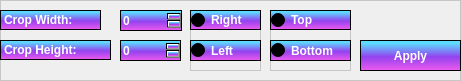
    <widget class="QFrame" name="Cropframe">
     <property name="geometry">
      <rect>
       <x>590</x>
       <y>570</y>
       <width>461</width>
       <height>81</height>
      </rect>
     </property>
     <property name="styleSheet">
      <string notr="true">border-style: solid;
border-color: #c6c6c6;
border-style: solid;
border-width: 0.5px;
font-weight: bold;</string>
     </property>
     <property name="frameShape">
      <enum>QFrame::StyledPanel</enum>
     </property>
     <property name="frameShadow">
      <enum>QFrame::Raised</enum>
     </property>
     <widget class="QLabel" name="label_6">
      <property name="geometry">
       <rect>
        <x>0</x>
        <y>10</y>
        <width>101</width>
        <height>20</height>
       </rect>
      </property>
      <property name="styleSheet">
       <string notr="true">background-color: qlineargradient(spread:repeat, x1:1, y1:0, x2:1, y2:1, stop:0.100962 rgba(92, 220, 255, 1),stop:0.543269 rgba(147, 67, 239, 1),stop:1 rgba(241, 91, 238, 1));
border-style: solid;
border-width: 0.5px;
color: #ffffff;
border-color: #000000;
font-weight: bold;
selection-background-color: #3b7e48;
font: 800 italic bold 10pt &quot;Times New Roman&quot;;
</string>
      </property>
      <property name="text">
       <string>Crop Width:</string>
      </property>
     </widget>
     <widget class="QLabel" name="label_7">
      <property name="geometry">
       <rect>
        <x>0</x>
        <y>40</y>
        <width>111</width>
        <height>20</height>
       </rect>
      </property>
      <property name="styleSheet">
       <string notr="true">background-color: qlineargradient(spread:repeat, x1:1, y1:0, x2:1, y2:1, stop:0.100962 rgba(92, 220, 255, 1),stop:0.543269 rgba(147, 67, 239, 1),stop:1 rgba(241, 91, 238, 1));
border-style: solid;
border-width: 0.5px;
color: #ffffff;
border-color: #000000;
font-weight: bold;
selection-background-color: #3b7e48;
font: 800 italic bold 11pt &quot;Times New Roman&quot;;
</string>
      </property>
      <property name="text">
       <string>Crop Height:</string>
      </property>
     </widget>
     <widget class="QSpinBox" name="WCropSpin">
      <property name="geometry">
       <rect>
        <x>120</x>
        <y>10</y>
        <width>62</width>
        <height>21</height>
       </rect>
      </property>
      <property name="styleSheet">
       <string notr="true">background-color: qlineargradient(spread:repeat, x1:1, y1:0, x2:1, y2:1, stop:0.100962 rgba(92, 220, 255, 1),stop:0.543269 rgba(147, 67, 239, 1),stop:1 rgba(241, 91, 238, 1));
border-style: solid;
border-width: 0.5px;
color: #ffffff;
border-color: #000000;
font-weight: bold;
selection-background-color: #3b7e48;
font: 800 italic bold 11pt &quot;Times New Roman&quot;;
</string>
      </property>
      <property name="maximum">
       <number>10000</number>
      </property>
     </widget>
     <widget class="QSpinBox" name="HCropSpin">
      <property name="geometry">
       <rect>
        <x>120</x>
        <y>40</y>
        <width>61</width>
        <height>21</height>
       </rect>
      </property>
      <property name="styleSheet">
       <string notr="true">background-color: qlineargradient(spread:repeat, x1:1, y1:0, x2:1, y2:1, stop:0.100962 rgba(92, 220, 255, 1),stop:0.543269 rgba(147, 67, 239, 1),stop:1 rgba(241, 91, 238, 1));
border-style: solid;
border-width: 0.5px;
color: #ffffff;
border-color: #000000;
font-weight: bold;
selection-background-color: #3b7e48;
font: 800 italic bold 11pt &quot;Times New Roman&quot;;
</string>
      </property>
      <property name="maximum">
       <number>10000</number>
      </property>
     </widget>
     <widget class="QPushButton" name="CropButton_4">
      <property name="geometry">
       <rect>
        <x>360</x>
        <y>40</y>
        <width>101</width>
        <height>31</height>
       </rect>
      </property>
      <property name="styleSheet">
       <string notr="true">background-color: qlineargradient(spread:repeat, x1:1, y1:0, x2:1, y2:1, stop:0.100962 rgba(92, 220, 255, 1),stop:0.543269 rgba(147, 67, 239, 1),stop:1 rgba(241, 91, 238, 1));
border-style: solid;
border-width: 0.5px;
color: #ffffff;
border-color: #000000;
font-weight: bold;
selection-background-color: #3b7e48;
font: 800 italic bold 17pt &quot;Times New Roman&quot;;
</string>
      </property>
      <property name="text">
       <string>Apply</string>
      </property>
     </widget>
     <widget class="QFrame" name="frame">
      <property name="geometry">
       <rect>
        <x>190</x>
        <y>10</y>
        <width>71</width>
        <height>61</height>
       </rect>
      </property>
      <property name="frameShape">
       <enum>QFrame::StyledPanel</enum>
      </property>
      <property name="frameShadow">
       <enum>QFrame::Raised</enum>
      </property>
      <widget class="QRadioButton" name="cropLButton">
       <property name="geometry">
        <rect>
         <x>0</x>
         <y>30</y>
         <width>71</width>
         <height>21</height>
        </rect>
       </property>
       <property name="styleSheet">
        <string notr="true">background-color: qlineargradient(spread:repeat, x1:1, y1:0, x2:1, y2:1, stop:0.100962 rgba(92, 220, 255, 1),stop:0.543269 rgba(147, 67, 239, 1),stop:1 rgba(241, 91, 238, 1));
border-style: solid;
border-width: 0.5px;
color: #ffffff;
border-color: #000000;
font-weight: bold;
selection-background-color: #3b7e48;
font: 800 italic bold 11pt &quot;Times New Roman&quot;;
</string>
       </property>
       <property name="text">
        <string>Left</string>
       </property>
      </widget>
      <widget class="QRadioButton" name="cropRButton">
       <property name="geometry">
        <rect>
         <x>0</x>
         <y>0</y>
         <width>71</width>
         <height>20</height>
        </rect>
       </property>
       <property name="styleSheet">
        <string notr="true">background-color: qlineargradient(spread:repeat, x1:1, y1:0, x2:1, y2:1, stop:0.100962 rgba(92, 220, 255, 1),stop:0.543269 rgba(147, 67, 239, 1),stop:1 rgba(241, 91, 238, 1));
border-style: solid;
border-width: 0.5px;
color: #ffffff;
border-color: #000000;
font-weight: bold;
selection-background-color: #3b7e48;
font: 800 italic bold 11pt &quot;Times New Roman&quot;;
</string>
       </property>
       <property name="text">
        <string>Right</string>
       </property>
      </widget>
     </widget>
     <widget class="QFrame" name="frame_2">
      <property name="geometry">
       <rect>
        <x>270</x>
        <y>10</y>
        <width>81</width>
        <height>61</height>
       </rect>
      </property>
      <property name="frameShape">
       <enum>QFrame::StyledPanel</enum>
      </property>
      <property name="frameShadow">
       <enum>QFrame::Raised</enum>
      </property>
      <widget class="QRadioButton" name="cropBButton">
       <property name="geometry">
        <rect>
         <x>0</x>
         <y>30</y>
         <width>81</width>
         <height>21</height>
        </rect>
       </property>
       <property name="styleSheet">
        <string notr="true">background-color: qlineargradient(spread:repeat, x1:1, y1:0, x2:1, y2:1, stop:0.100962 rgba(92, 220, 255, 1),stop:0.543269 rgba(147, 67, 239, 1),stop:1 rgba(241, 91, 238, 1));
border-style: solid;
border-width: 0.5px;
color: #ffffff;
border-color: #000000;
font-weight: bold;
selection-background-color: #3b7e48;
font: 800 italic bold 11pt &quot;Times New Roman&quot;;
</string>
       </property>
       <property name="text">
        <string>Bottom</string>
       </property>
      </widget>
      <widget class="QRadioButton" name="cropTButton">
       <property name="geometry">
        <rect>
         <x>0</x>
         <y>0</y>
         <width>81</width>
         <height>20</height>
        </rect>
       </property>
       <property name="styleSheet">
        <string notr="true">background-color: qlineargradient(spread:repeat, x1:1, y1:0, x2:1, y2:1, stop:0.100962 rgba(92, 220, 255, 1),stop:0.543269 rgba(147, 67, 239, 1),stop:1 rgba(241, 91, 238, 1));
border-style: solid;
border-width: 0.5px;
color: #ffffff;
border-color: #000000;
font-weight: bold;
selection-background-color: #3b7e48;
font: 800 italic bold 11pt &quot;Times New Roman&quot;;
</string>
       </property>
       <property name="text">
        <string>Top</string>
       </property>
      </widget>
     </widget>
     <zorder>label_6</zorder>
     <zorder>label_7</zorder>
     <zorder>WCropSpin</zorder>
     <zorder>HCropSpin</zorder>
     <zorder>frame</zorder>
     <zorder>frame_2</zorder>
     <zorder>CropButton_4</zorder>
    </widget>
